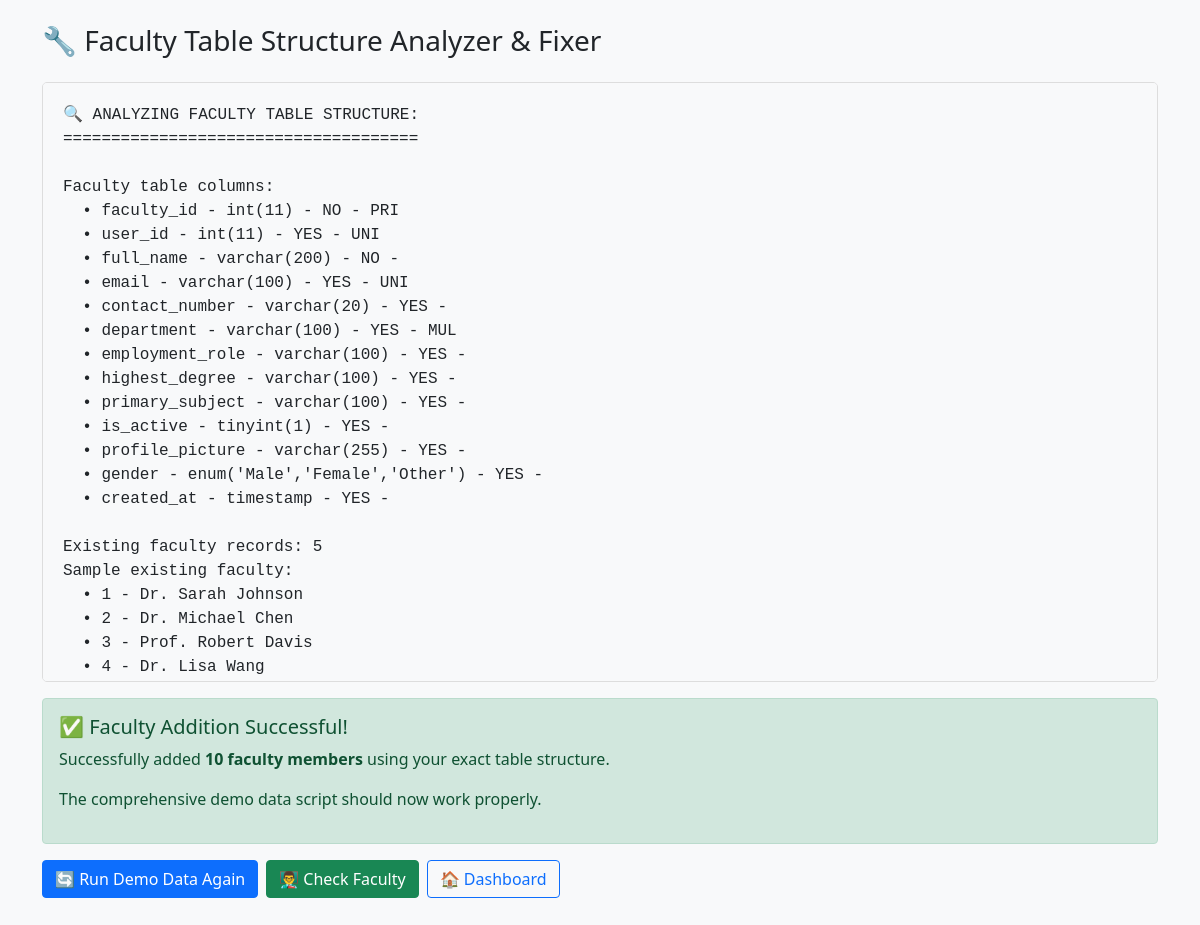
Page /traditional-php/supporting_ones/fix_faculty_structure.php on the committed database.
### tables this page shows
CREATE TABLE faculty (
    faculty_id INT PRIMARY KEY AUTO_INCREMENT,
    user_id INT NULL UNIQUE,
    full_name VARCHAR(200) NOT NULL,
    email VARCHAR(100) UNIQUE,
    contact_number VARCHAR(20),
    department VARCHAR(100),
    employment_role VARCHAR(100),
    highest_degree VARCHAR(100),
    primary_subject VARCHAR(100),
    is_active TINYINT(1) DEFAULT 1,
    profile_picture VARCHAR(255) NULL,
    gender ENUM('Male', 'Female', 'Other') DEFAULT 'Other',
    created_at TIMESTAMP DEFAULT CURRENT_TIMESTAMP,
    FOREIGN KEY (user_id) REFERENCES users(user_id)
);

### traditional-php/supporting_ones/fix_faculty_structure.php (the view, shortened to what this page needs)
<?php
require_once 'config.php';
echo "<!DOCTYPE html>
<html>
<head>
    <title>Faculty Structure Analyzer & Fixer</title>
    <link href='https://cdn.jsdelivr.net/npm/bootstrap@5.1.3/dist/css/bootstrap.min.css' rel='stylesheet'>
    <style>
        .log {
            font-family: monospace;
            background: #f8f9fa;
            padding: 20px;
            border: 1px solid #ddd;
            max-height: 600px;
            overflow-y: auto;
            white-space: pre-wrap;
            border-radius: 5px;
        }
    </style>
</head>
<body class='bg-light'>
<div class='container mt-4'>
    <h1 class='h3 mb-4'>🔧 Faculty Table Structure Analyzer & Fixer</h1>";
try {
    echo "<div class='log'>";
    echo "🔍 ANALYZING FACULTY TABLE STRUCTURE:\n";
    echo "=====================================\n\n";
    $stmt = $pdo->query("DESCRIBE faculty");
    $columns = $stmt->fetchAll(PDO::FETCH_ASSOC);
    echo "Faculty table columns:\n";
    foreach ($columns as $column) {
        echo "  • {$column['Field']} - {$column['Type']} - {$column['Null']} - {$column['Key']}\n";
    }
    $existing_faculty = $pdo->query("SELECT * FROM faculty LIMIT 5")->fetchAll(PDO::FETCH_ASSOC);
    echo "Existing faculty records: " . count($existing_faculty) . "\n";
    if (!empty($existing_faculty)) {
        echo "Sample existing faculty:\n";
        foreach ($existing_faculty as $faculty) {
            $keys = array_keys($faculty);
            $id = $faculty[$keys[0]];
            $name = isset($faculty['full_name']) ? $faculty['full_name'] :
                   (isset($faculty['name']) ? $faculty['name'] : 'Unknown');
            echo "  • $id - $name\n";
        }
    }
    $column_names = array_column($columns, 'Field');
    $faculty_to_add = [
        ['FAC001', 'Dr. Priya Sharma', 'priya.sharma@college.edu', 'Computer Science', 'Female'],
        ['FAC002', 'Prof. Rajesh Kumar', 'rajesh.kumar@college.edu', 'Computer Science', 'Male'],
        ['FAC003', 'Dr. Kavya Patel', 'kavya.patel@college.edu', 'Information Technology', 'Female'],
        ['FAC004', 'Mr. Vikram Rao', 'vikram.rao@college.edu', 'Electrical Engineering', 'Male'],
        ['FAC005', 'Ms. Shreya Singh', 'shreya.singh@college.edu', 'Electronics Engineering', 'Female'],
        ['FAC006', 'Dr. Arjun Nair', 'arjun.nair@college.edu', 'Mechanical Engineering', 'Male'],
        ['FAC007', 'Dr. Neha Kumar', 'neha.kumar@college.edu', 'Mathematics', 'Female'],
        ['FAC008', 'Prof. Suresh Krishnan', 'suresh.krishnan@college.edu', 'Physics', 'Male'],
        ['FAC009', 'Mrs. Pooja Gupta', 'pooja.gupta@college.edu', 'Chemistry', 'Female'],
        ['FAC010', 'Dr. Amit Bansal', 'amit.bansal@college.edu', 'Management', 'Male']
    ];
    $faculty_added = 0;
    foreach ($faculty_to_add as $faculty) {
        try {
            $insert_columns = [];
            $insert_values = [];
            $placeholders = [];
            if (in_array('faculty_id', $column_names)) {
                $insert_columns[] = 'faculty_id';
                $insert_values[] = $faculty[0];
                $placeholders[] = '?';
            }
            if (in_array('full_name', $column_names)) {
                $insert_columns[] = 'full_name';
            } elseif (in_array('name', $column_names)) {
                $insert_columns[] = 'name';
                $insert_values[] = $faculty[1];
                $placeholders[] = '?';
            }
            if (in_array('email', $column_names)) {
                $insert_columns[] = 'email';
            }
            if (in_array('department', $column_names)) {
                $insert_columns[] = 'department';
            }
            if (in_array('gender', $column_names)) {
                $insert_columns[] = 'gender';
            }
            $faculty_added++;
        } catch (Exception $e) {
            echo "❌ Error adding {$faculty[1]}: " . $e->getMessage() . "\n";
            echo "   Columns used: " . implode(', ', $insert_columns ?? []) . "\n";
        }
    }
    echo "</div>";
    if ($faculty_added > 0) {
        echo "<div class='alert alert-success mt-3'>";
        echo "<h5>✅ Faculty Addition Successful!</h5>";
        echo "<p>Successfully added <strong>$faculty_added faculty members</strong> using your exact table structure.</p>";
        echo "<p>The comprehensive demo data script should now work properly.</p>";
        echo "</div>";
    }
} catch (Exception $e) {
    echo "</div>";
    echo "<div class='alert alert-danger'>";
    echo "<h5>❌ Analysis Error</h5>";
    echo "<p>" . htmlspecialchars($e->getMessage()) . "</p>";
    echo "</div>";
}
echo "<div class='mt-3'>";
echo "<a href='comprehensive_demo_data.php' class='btn btn-primary me-2'>🔄 Run Demo Data Again</a>";
echo "<a href='faculty.php' class='btn btn-success me-2'>👨‍🏫 Check Faculty</a>";
echo "<a href='index.php' class='btn btn-outline-primary'>🏠 Dashboard</a>";
echo "</div>";
echo "</div></body></html>";
?>

### traditional-php/supporting_ones/fix_faculty_structure.php (style rules this page uses)
.log { font-family: monospace; background: #f8f9fa; padding: 20px; border: 1px solid #ddd; max-height: 600px; overflow-y: auto; white-space: pre-wrap; border-radius: 5px; }

### rows in the picture
faculty: faculty_id "1", full_name "Dr. Sarah Johnson"
faculty: faculty_id "2", full_name "Dr. Michael Chen"
faculty: faculty_id "3", full_name "Prof. Robert Davis"
faculty: faculty_id "4", full_name "Dr. Lisa Wang…"

### other values in the picture
$column['Field'] "faculty_id"
$column['Type'] "int(11)"
$column['Null'] "NO"
$column['Key'] "PRI"
$column['Field'] "user_id"
$column['Null'] "YES"
$column['Key'] "UNI"
$column['Field'] "full_name"
$column['Type'] "varchar(200)"
$column['Field'] "email"
$column['Type'] "varchar(100)"
$column['Field'] "contact_number"
$column['Type'] "varchar(20)"
$column['Field'] "department"
$column['Key'] "MUL"
